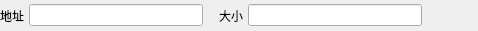
<?xml version="1.0" encoding="UTF-8"?>
<ui version="4.0">
 <class>MemRegionItem</class>
 <widget class="QWidget" name="MemRegionItem">
  <property name="geometry">
   <rect>
    <x>0</x>
    <y>0</y>
    <width>478</width>
    <height>31</height>
   </rect>
  </property>
  <property name="windowTitle">
   <string>Form</string>
  </property>
  <layout class="QHBoxLayout" name="horizontalLayout">
   <property name="spacing">
    <number>16</number>
   </property>
   <property name="leftMargin">
    <number>0</number>
   </property>
   <property name="topMargin">
    <number>0</number>
   </property>
   <property name="rightMargin">
    <number>0</number>
   </property>
   <property name="bottomMargin">
    <number>0</number>
   </property>
   <item>
    <widget class="QFrame" name="frame_addr">
     <property name="frameShape">
      <enum>QFrame::NoFrame</enum>
     </property>
     <property name="frameShadow">
      <enum>QFrame::Raised</enum>
     </property>
     <layout class="QHBoxLayout" name="horizontalLayout_2">
      <property name="spacing">
       <number>5</number>
      </property>
      <property name="leftMargin">
       <number>0</number>
      </property>
      <property name="topMargin">
       <number>0</number>
      </property>
      <property name="rightMargin">
       <number>0</number>
      </property>
      <property name="bottomMargin">
       <number>0</number>
      </property>
      <item>
       <widget class="QLabel" name="label_addr">
        <property name="sizePolicy">
         <sizepolicy hsizetype="Fixed" vsizetype="Preferred">
          <horstretch>0</horstretch>
          <verstretch>0</verstretch>
         </sizepolicy>
        </property>
        <property name="text">
         <string>地址</string>
        </property>
        <property name="alignment">
         <set>Qt::AlignCenter</set>
        </property>
       </widget>
      </item>
      <item>
       <widget class="QLineEdit" name="lineedit_addr">
        <property name="sizePolicy">
         <sizepolicy hsizetype="Preferred" vsizetype="Fixed">
          <horstretch>0</horstretch>
          <verstretch>0</verstretch>
         </sizepolicy>
        </property>
       </widget>
      </item>
     </layout>
    </widget>
   </item>
   <item>
    <widget class="QFrame" name="frame_size">
     <property name="frameShape">
      <enum>QFrame::NoFrame</enum>
     </property>
     <property name="frameShadow">
      <enum>QFrame::Raised</enum>
     </property>
     <layout class="QHBoxLayout" name="horizontalLayout_3">
      <property name="spacing">
       <number>5</number>
      </property>
      <property name="leftMargin">
       <number>0</number>
      </property>
      <property name="topMargin">
       <number>0</number>
      </property>
      <property name="rightMargin">
       <number>0</number>
      </property>
      <property name="bottomMargin">
       <number>0</number>
      </property>
      <item>
       <widget class="QLabel" name="label_size">
        <property name="sizePolicy">
         <sizepolicy hsizetype="Fixed" vsizetype="Preferred">
          <horstretch>0</horstretch>
          <verstretch>0</verstretch>
         </sizepolicy>
        </property>
        <property name="text">
         <string>大小</string>
        </property>
        <property name="alignment">
         <set>Qt::AlignCenter</set>
        </property>
       </widget>
      </item>
      <item>
       <widget class="QLineEdit" name="lineedit_size">
        <property name="sizePolicy">
         <sizepolicy hsizetype="Preferred" vsizetype="Fixed">
          <horstretch>0</horstretch>
          <verstretch>0</verstretch>
         </sizepolicy>
        </property>
       </widget>
      </item>
     </layout>
    </widget>
   </item>
   <item>
    <widget class="QFrame" name="frame_btns">
     <property name="sizePolicy">
      <sizepolicy hsizetype="Fixed" vsizetype="Preferred">
       <horstretch>0</horstretch>
       <verstretch>0</verstretch>
      </sizepolicy>
     </property>
     <property name="frameShape">
      <enum>QFrame::NoFrame</enum>
     </property>
     <property name="frameShadow">
      <enum>QFrame::Raised</enum>
     </property>
     <layout class="QHBoxLayout" name="horizontalLayout_4">
      <property name="spacing">
       <number>3</number>
      </property>
      <property name="leftMargin">
       <number>0</number>
      </property>
      <property name="topMargin">
       <number>0</number>
      </property>
      <property name="rightMargin">
       <number>0</number>
      </property>
      <property name="bottomMargin">
       <number>0</number>
      </property>
      <item>
       <widget class="QPushButton" name="btn_remove">
        <property name="sizePolicy">
         <sizepolicy hsizetype="Fixed" vsizetype="Fixed">
          <horstretch>0</horstretch>
          <verstretch>0</verstretch>
         </sizepolicy>
        </property>
        <property name="text">
         <string/>
        </property>
        <property name="flat">
         <bool>true</bool>
        </property>
       </widget>
      </item>
     </layout>
    </widget>
   </item>
  </layout>
 </widget>
 <resources/>
 <connections/>
</ui>
